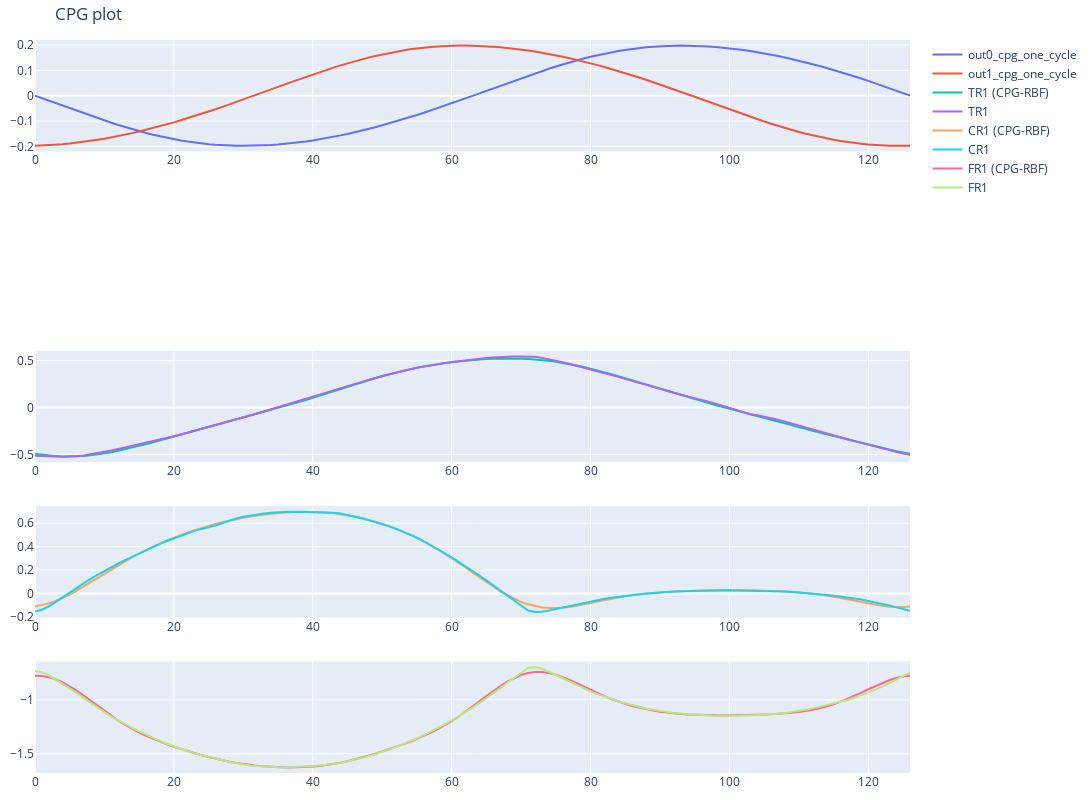

Notebook code cell kept with this figure:
### Code cell
fig = go.Figure()
fig = make_subplots(rows=5, cols=1, shared_xaxes=False)
fig.update_layout(height=800, width=1100, title="CPG plot")
fig.update_layout(margin=dict(l=10, r=10, t=40, b=10))  # Reduce margins

# for i in range(len(cpg_kernel)):
#     fig.add_trace(go.Scatter( y=cpg_kernel[i], mode='lines', name=f'kernels{i}'), row=2, col=1)

fig.add_trace(go.Scatter( y=out0_cpg_one_cycle, mode='lines', name=f'out0_cpg_one_cycle'), row=1, col=1)
fig.add_trace(go.Scatter( y=out1_cpg_one_cycle, mode='lines', name=f'out1_cpg_one_cycle'), row=1, col=1)

# fig.add_trace(go.Scatter( y=imitated_paths['TR0'], mode='lines', name=f'TR0 (CPG-RBF)'), row=3, col=1)
# fig.add_trace(go.Scatter( y=resample_cycle(np.array(leg_0_df['TR0']), cpg_cycle_length), mode='lines', name=f'TR0'), row=3, col=1)

# fig.add_trace(go.Scatter( y=imitated_paths['CR0'], mode='lines', name=f'CR0 (CPG-RBF)'), row=4, col=1)
# fig.add_trace(go.Scatter( y=resample_cycle(np.array(leg_0_df['CR0']), cpg_cycle_length), mode='lines', name=f'CR0'), row=4, col=1)

# fig.add_trace(go.Scatter( y=imitated_paths['FR0'], mode='lines', name=f'FR0 (CPG-RBF)'), row=5, col=1)
# fig.add_trace(go.Scatter( y=resample_cycle(np.array(leg_0_df['FR0']), cpg_cycle_length), mode='lines', name=f'FR0'), row=5, col=1)

fig.add_trace(go.Scatter( y=imitated_paths['TR1'], mode='lines', name=f'TR1 (CPG-RBF)'), row=3, col=1)
fig.add_trace(go.Scatter( y=resample_cycle(np.array(leg_1_df['TR1']), cpg_cycle_length), mode='lines', name=f'TR1'), row=3, col=1)

fig.add_trace(go.Scatter( y=imitated_paths['CR1'], mode='lines', name=f'CR1 (CPG-RBF)'), row=4, col=1)
fig.add_trace(go.Scatter( y=resample_cycle(np.array(leg_1_df['CR1']), cpg_cycle_length), mode='lines', name=f'CR1'), row=4, col=1)

fig.add_trace(go.Scatter( y=imitated_paths['FR1'], mode='lines', name=f'FR1 (CPG-RBF)'), row=5, col=1)
fig.add_trace(go.Scatter( y=resample_cycle(np.array(leg_1_df['FR1']), cpg_cycle_length), mode='lines', name=f'FR1'), row=5, col=1)
